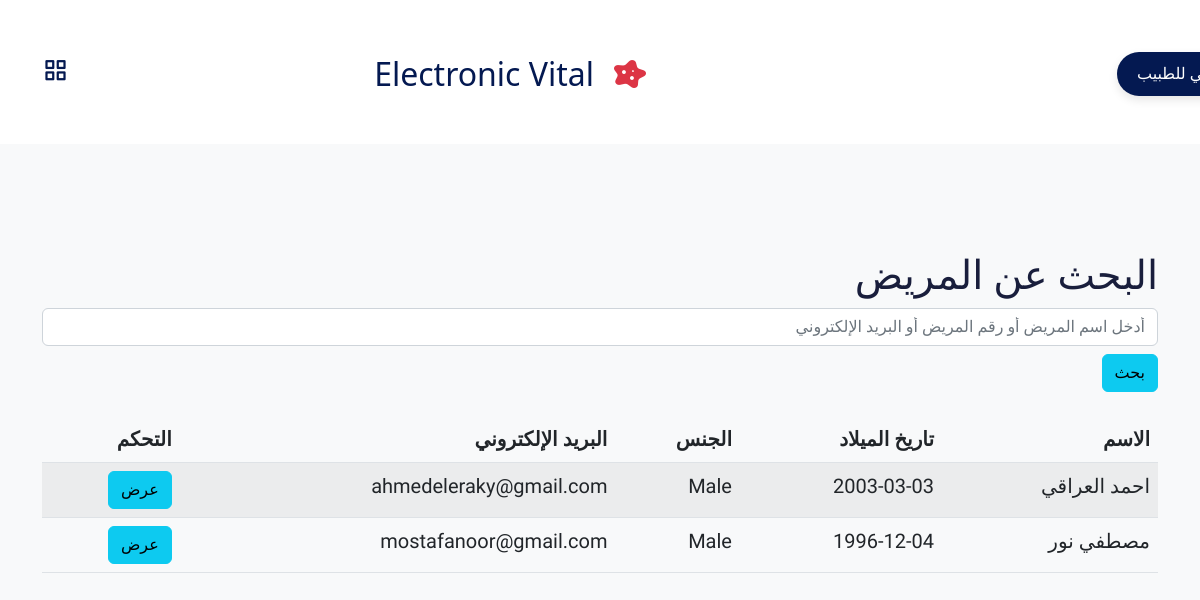
The page /search_patient.php (signed in) on the database its author committed.
### tables this page shows
CREATE TABLE `patients` (
  `patient_id` int NOT NULL,
  `name` varchar(100) NOT NULL,
  `date_of_birth` date NOT NULL,
  `gender` enum('Male','Female','Other') NOT NULL,
  `contact_number` varchar(20) DEFAULT NULL,
  `email` varchar(100) DEFAULT NULL,
  `address` text,
  `password` varchar(255) NOT NULL,
  `created_at` timestamp NOT NULL DEFAULT CURRENT_TIMESTAMP,
  `status` enum('active','inactive') NOT NULL DEFAULT 'active'
);

### search_patient.php (the view, shortened to what this page needs)
<?php
include 'db.php';
$doctor_id = $_SESSION['doctor_id'];
$patients = [];
if (isset($_GET['search'])) {
    $search_query = $_GET['search'];
    $sql = "SELECT DISTINCT p.*
            FROM patients p
            JOIN patient_doctors pd ON p.patient_id = pd.patient_id
            WHERE pd.doctor_id = ? AND
            (p.name LIKE ? OR
             p.contact_number LIKE ? OR
             p.email LIKE ?)";
    $stmt = $conn->prepare($sql);
    $search_param = "%" . $search_query . "%";
    $stmt->bind_param("isss", $doctor_id, $search_param, $search_param, $search_param);
    $stmt->execute();
    $result = $stmt->get_result();
    while ($row = $result->fetch_assoc()) {
        $patients[] = $row;
    }
} else {
    $sql = "SELECT DISTINCT p.*
            FROM patients p
            JOIN patient_doctors pd ON p.patient_id = pd.patient_id
            WHERE pd.doctor_id = ?";
    $stmt = $conn->prepare($sql);
    $stmt->bind_param("i", $doctor_id);
    $stmt->execute();
    $result = $stmt->get_result();
    while ($row = $result->fetch_assoc()) {
        $patients[] = $row;
    }
}
?>
<!DOCTYPE html>
<html lang="ar" dir="rtl">
<head>
    <link href="https://cdn.jsdelivr.net/npm/bootstrap@5.2.0-beta1/dist/css/bootstrap.min.css" rel="stylesheet">
    <link href="https://cdnjs.cloudflare.com/ajax/libs/font-awesome/6.0.0-beta3/css/all.min.css" rel="stylesheet">
    <link href="https://unpkg.com/boxicons@2.1.1/css/boxicons.min.css" rel="stylesheet" />
    <link rel="stylesheet" href="css/styles.css" />
</head>
<body class="bg-light">
  <header class="header" id="header">
      <nav class="header-nav container">
        <div class="logo-box">
          <i class="fa-solid fa-disease text-danger fa-2x"></i>
          <span class="header-logo site-name">Electronic Vital</span>
        </div>
        <div class="d-flex align-items-center">
          <?php if (isset($_SESSION['email'])): ?>
            <?php if (isset($_SESSION['doctor_id'])): ?>
              <a href="doctor_profile.php" class="btn btn-login mx-2" style="position: relative; left: 65rem;">الملف الشخصي للطبيب</a>
            <?php else: ?>
            <?php endif; ?>
          <?php else: ?>
            <a href="login.php" class="btn btn-login mx-2" style="position: relative; left: 71.5rem;">LOG IN</a>
          <?php endif; ?>
          <div class="header-toggle" id="header-toggle">
            <i class="bx bx-grid-alt"></i>
          </div>
        </div>
      </nav>
    </header>
  <br>
    <br>
    <div class="container mt-5">
        <h1>البحث عن المريض</h1>
        <form id="searchForm" class="mb-4">
            <input type="text" id="search_query" name="search_query" class="form-control" placeholder="أدخل اسم المريض أو رقم المريض أو البريد الإلكتروني">
            <button type="submit" class="btn btn-info mt-2">بحث</button>
        </form>
        <table class="table table-striped">
            <thead>
                <tr>
                    <th>الاسم</th>
                    <th>تاريخ الميلاد</th>
                    <th>الجنس</th>
                    <th>البريد الإلكتروني</th>
                    <th>التحكم</th>
                </tr>
            </thead>
            <tbody id="patientsTableBody">
                <?php foreach ($patients as $patient): ?>
                <tr>
                    <td><?php echo htmlspecialchars($patient['name']); ?></td>
                    <td><?php echo htmlspecialchars($patient['date_of_birth']); ?></td>
                    <td><?php echo htmlspecialchars($patient['gender']); ?></td>
                    <td><?php echo htmlspecialchars($patient['email']); ?></td>
                    <td>
                        <a href="view_patient.php?patient_id=<?php echo $patient['patient_id']; ?>" class="btn btn-info" >عرض</a>
                    </td>
                </tr>
                <?php endforeach; ?>
            </tbody>
        </table>
    </div>
</body>
</html>

### css/styles.css (style rules this page uses)
:root { --header-height: 3rem; --first-color: #482ef9; --first-color-shape: #467aec; --title-color: #191e3c; --text-color: #2d2d45; --body-color: #f4f6f9; --container-color: #fff; --title-color-dark: #f7fbfc; --text-color-dark: #8b9bb0; --container-color-dark: #041951; --body-font: "Poppins", sans-serif; --big-font-size: 1.5rem; --normal-font-size: 0.938rem; --small-font-size: 0.813rem; --z-fixed: 1000000; --sidebar-width: 250px; }
@media screen and (min-width: 968px) { :root { --big-font-size: 2rem; --normal-font-size: 1rem; --small-font-size: 0.875rem; --sidebar-width: 300px; } }
* { box-sizing: border-box; margin: 0; font-family: 'Changa', sans-serif; }
html { scroll-behavior: smooth; overflow-x: hidden; }
body { font-size: var(--normal-font-size); font-size: 20px; color: var(--text-color); background-color: var(--body-color); overflow-x: hidden; }
h1, h2, h3 { color: var(--title-color); }
a { text-decoration: none; }
.header { background-color: white; padding: 10px 30px; text-align: center; width: 100%; height: 9rem; }
.header-nav { height: var(--header-height); display: flex; justify-content: space-between; align-items: center; }
.header-logo, .header-toggle { color: #041951; font-size: var(--big-font-size); line-height: 130%; }
.header-logo { font-weight: 500; }
.header-toggle { font-size: 27px; cursor: pointer; COLOR: #041951; }
@media screen and (min-width: 1024px) { .container { margin-left: auto; margin-right: auto; } }
@media screen and (min-width: 1024px) { .header-nav { height: calc(var(--header-height) + 1rem); position: relative; bottom: -2rem; } }
.logo-box { display: flex; align-items: center; gap: 10px; position: relative; right: 32rem; }
.logo-box i { font-size: 32px!important; margin-left: 10px; }
.site-name { font-size: 32px!important; font-weight: 400!important; font-family: system-ui; }
.btn-login { background-color: #041951; color: white; border: none; padding: 12px 36px; border-radius: 30px; transition: all 0.3s ease; box-shadow: 0 4px 10px rgba(0, 0, 0, 0.1); position: relative; left: 76.5rem; }

### search_patient.php (style rules this page uses)
body { font-family: 'Changa', sans-serif; font-weight: 300; }
.btn-login { background-color: #041951; color: white; font-weight: bold; border: none; padding: 10px 20px; border-radius: 30px; transition: all 0.3s ease; box-shadow: 0 4px 10px rgba(0, 0, 0, 0.1); font-weight: 500; }

### rows shown on the page
patients: name "احمد العراقي", date_of_birth "2003-03-03", gender "Male", email "ahmedeleraky@gmail.com"
patients: name "مصطفي نور", date_of_birth "1996-12-04", gender "Male", email "mostafanoor@gmail.com"
